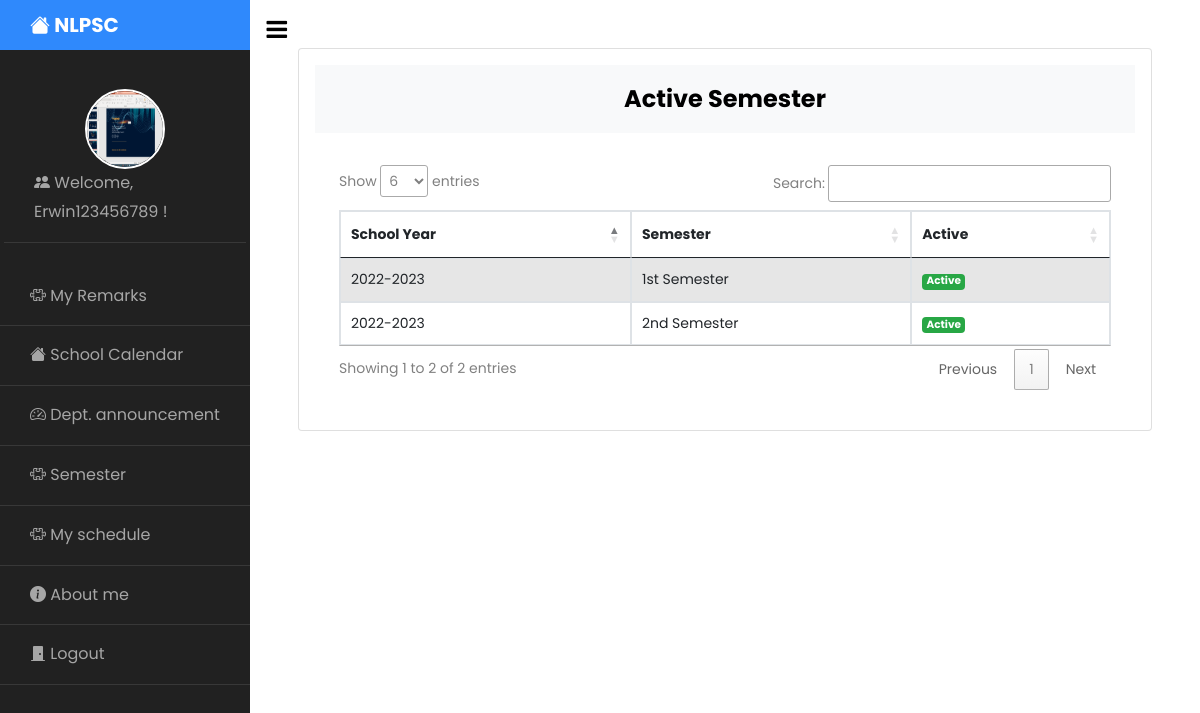
The app's page /student/semester.php (signed in) with its own data.
### tables this page shows
CREATE TABLE `student` (
  `Id` int(11) NOT NULL,
  `id_no` varchar(255) DEFAULT NULL,
  `firstname` varchar(255) NOT NULL,
  `middlename` varchar(255) NOT NULL,
  `lastname` varchar(255) NOT NULL,
  `dob` varchar(255) NOT NULL,
  `age` varchar(255) NOT NULL,
  `email` varchar(255) NOT NULL,
  `contact` varchar(255) NOT NULL,
  `address` varchar(255) NOT NULL,
  `username` varchar(255) NOT NULL,
  `password` varchar(255) NOT NULL,
  `images` varchar(255) NOT NULL,
  `dept_id` int(11) NOT NULL,
  `year_level` varchar(255) NOT NULL,
  `status` varchar(255) NOT NULL DEFAULT 'Pending'
);

CREATE TABLE `semester` (
  `Id` int(11) NOT NULL,
  `Semester` varchar(255) NOT NULL,
  `school_id` int(11) NOT NULL
);

CREATE TABLE `schoolyear` (
  `Id` int(11) NOT NULL,
  `schoolyear` varchar(255) NOT NULL,
  `status` varchar(255) NOT NULL DEFAULT 'Inactive'
);

### student/semester.php (the view, shortened to what this page needs)
<?php include 'sidebar.php'; ?>
     <div id="content" class="p-4 p-md-5 pt-5">
       <div class="card p-3">
         <h4 class="bg-light p-3" align="center"><strong>Active Semester</strong></h4>
   <div class="table-responsive p-4">
     <table class="table table-bordered table-striped table-hover table-responsive-sm table-responsive-md table-responsive-lg table-responsive-xl table-responsive-xxl" id="example">
       <thead>
         <tr>
           <th>School Year</th>
           <th>Semester</th>
           <th>Active</th>
         </tr>
       </thead>
       <tbody>
         <?php
           $query ="SELECT * FROM semester JOIN schoolyear WHERE semester.school_id=schoolyear.Id ORDER BY semester";
           $sql = mysqli_query($conn,$query);
           while($row = mysqli_fetch_array($sql)) {
         ?>
         <tr>
             <td><?php echo $row["schoolyear"];?></td>
             <td><?php echo $row["Semester"];?></td>
             <td><span class="badge badge-success"><?php echo $row["status"];?></span></td>
         </tr>
           <?php
               }
           ?>
       </tbody>
     </table>
   </div>
     </div>
   </div>

### student/sidebar.php (shortened to what this page needs)
<?php
  include '../config.php';
  if(isset($_SESSION['student']) && isset($_SESSION['student_id'])) {
    $id = $_SESSION['student_id'];
    $student = mysqli_query($conn, "SELECT * FROM student WHERE Id='$id'");
    while($row = mysqli_fetch_array($student)) {
?>
<!doctype html>
<html lang="en">
  <head>
    <link rel="stylesheet" href="https://cdn.datatables.net/1.11.3/css/jquery.dataTables.min.css">
    <link href="https://cdn.jsdelivr.net/npm/bootstrap@5.0.2/dist/css/bootstrap.min.css" rel="stylesheet">
    <link rel="stylesheet" href="https://stackpath.bootstrapcdn.com/font-awesome/4.7.0/css/font-awesome.min.css">
		<link rel="stylesheet" href="https://stackpath.bootstrapcdn.com/font-awesome/4.7.0/css/font-awesome.min.css">
    <link rel="stylesheet" href="https://cdn.jsdelivr.net/npm/bootstrap-icons@1.8.1/font/bootstrap-icons.css">
		<link rel="stylesheet" href="../css/style.css">
  </head>
  <body>
		<div class="wrapper d-flex align-items-stretch">
      <nav id="sidebar">
        <div class="custom-menu">
          <button type="button" id="sidebarCollapse" class="btn btn-primary">
            <i class="fa fa-bars"></i>
          </button>
        </div>
        <h1><a href="dashboard.php" class="logo"><i class="bi bi-house-fill"></i> NLPSC</a></h1>
         <div class="p-1 mb-1">
              <ul class="list-unstyled components">
                <li>
                  <a href="dashboard.php">
                    <img id="img" class="img-responsive" src="../images-students/<?php echo $row['images'];?>" alt="image">
                    <i class="bi bi-people-fill"></i> Welcome, <?php echo $row['firstname']; ?> !
                  </a>
                </li>
              </ul>
        </div>
        <ul class="list-unstyled components mb-5">
          <li>
              <a href="my_grades.php"><i class="bi bi-puzzle"></i> My Remarks</a>
          </li>
          <li>
              <a href="schoolcalendar.php"><i class="bi bi-house-fill"></i> School Calendar</a>
          </li>
          <li>
              <a href="announcement.php"><i class="bi bi-speedometer2"></i> Dept. announcement</a>
          </li>
          <li>
              <a href="semester.php"><i class="bi bi-puzzle"></i> Semester</a>
          </li>
          <li>
              <a href="subject_schedule.php"><i class="bi bi-puzzle"></i> My schedule</a>
          </li>
          <li>
            <a href="about_me.php"><i class="bi bi-info-circle-fill"></i> About me</a>
          </li>
          <li>
            <a href="../logout.php"><i class="bi bi-door-closed-fill"></i> Logout</a>
          </li>
        </ul>
      </nav>
<?php } ?>
  </body>
</html>
<?php
    } else {
     header('Location: ./index.php');
    }
?>

### student/sidebar.php (style rules this page uses)
#img { height: 80px; width: 80px; border-radius: 50%; margin-right: auto; margin-left: auto; display: block; border: 2px solid white; }

### records on screen
student: images (picture), firstname "Erwin123456789"
semester: schoolyear.schoolyear "2022-2023", Semester "1st Semester", schoolyear.status "Active"
semester: schoolyear.schoolyear "2022-2023", Semester "2nd Semester", schoolyear.status "Active"
